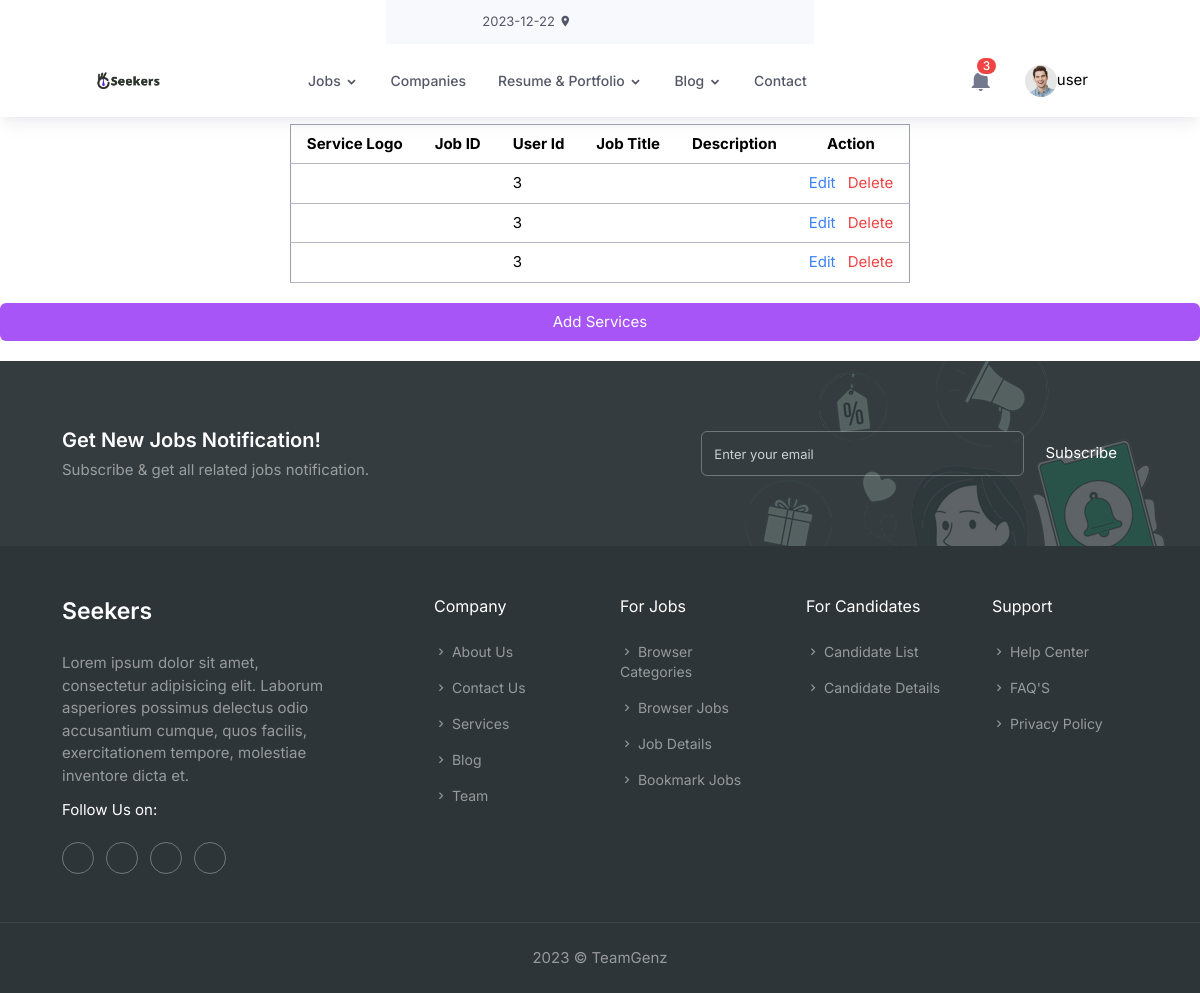
The app's page /user/services.php (signed in) with its own data.
### tables this page shows
CREATE TABLE `services` (
  `service_id` int(11) NOT NULL,
  `user_id` bigint(20) UNSIGNED DEFAULT NULL,
  `service_name` varchar(255) DEFAULT NULL,
  `service_description` text DEFAULT NULL,
  `service_taken` int(11) DEFAULT 0
);

### user/services.php (the view, shortened to what this page needs)
<!DOCTYPE html>
<html lang="en">
<head>
    <link rel="stylesheet" href="../assets/libs/choices.js/public/assets/styles/choices.min.css">
    <link rel="stylesheet" href="../assets/libs/nouislider/nouislider.min.css">
    <link rel="stylesheet" href="../assets/css/icons.css" />
    <link rel="stylesheet" href="../assets/css/tailwind.css" />
</head>
<body class="flex flex-col h-screen">
    <?php
        include('nav1.php');
    ?>
    <section class="mt-20 flex-grow flex items-center justify-center">
        <div class="container flex-grow flex items-center justify-center">
            <table class="min-w-full bg-white border border-gray-300">
                <thead>
                    <tr>
                        <th class="py-2 px-4 border-b">Service Logo</th>
                        <th class="py-2 px-4 border-b">Job ID</th>
                        <th class="py-2 px-4 border-b">User Id</th>
                        <th class="py-2 px-4 border-b">Job Title</th>
                        <th class="py-2 px-4 border-b">Description</th>
                        <th class="py-2 px-4 border-b">Action</th>
                    </tr>
                </thead>
                <tbody>
                    <?php
                        $sql = "SELECT * FROM services WHERE user_id = {$_SESSION['user_id']}";
                        $result = mysqli_query($conn,$sql) or die("query failed");
                        if(mysqli_num_rows($result)>0){
                            while($row = mysqli_fetch_assoc($result))
                            {
                    ?>
                    <tr>
                        <td class='py-2 px-4 border-b'><?php echo $row['service_logo']?></td>
                        <td class='py-2 px-4 border-b'><?php echo $row['job_id']?></td>
                        <td class='py-2 px-4 border-b'><?php echo $row['user_id']?></td>
                        <td class='py-2 px-4 border-b'><?php echo $row['job_title']?></td>
                        <td class='py-2 px-4 border-b'><?php echo $row['description']?></td>
                        <td class='py-2 px-4 border-b'>
                        <a href='edit-service.php?service_id=<?php echo $row['service_id']; ?>' class='text-blue-500 hover:underline mr-2'>Edit</a>
                            <a href='delete-service.php?service_id=<?php echo $row['service_id']; ?>' class='text-red-500 hover:underline' onclick="return confirm('Are you sure you want to delete this service?');">Delete</a>
                        </td>
                    </tr>
                    <?php
                         }
                        }else{
                            echo "No data found";
                         }
                    ?>
                </tbody>
            </table>
        </div>
    </section>
    <button  class=" mt-5 mb-5 bg-purple-500 text-white px-4 py-2 rounded-md hover:bg-blue-700 focus:outline-none focus:shadow-outline-blue active:bg-blue-800">
               <a href="add-services.php">Add Services</a>
            </button>
    <?php
        include('footer.php')
    ?>
</body>
</html>

### records on screen
services: user "3"
services: user "3"
services: user "3"

### other values on screen
$_SESSION['username'] "user"
